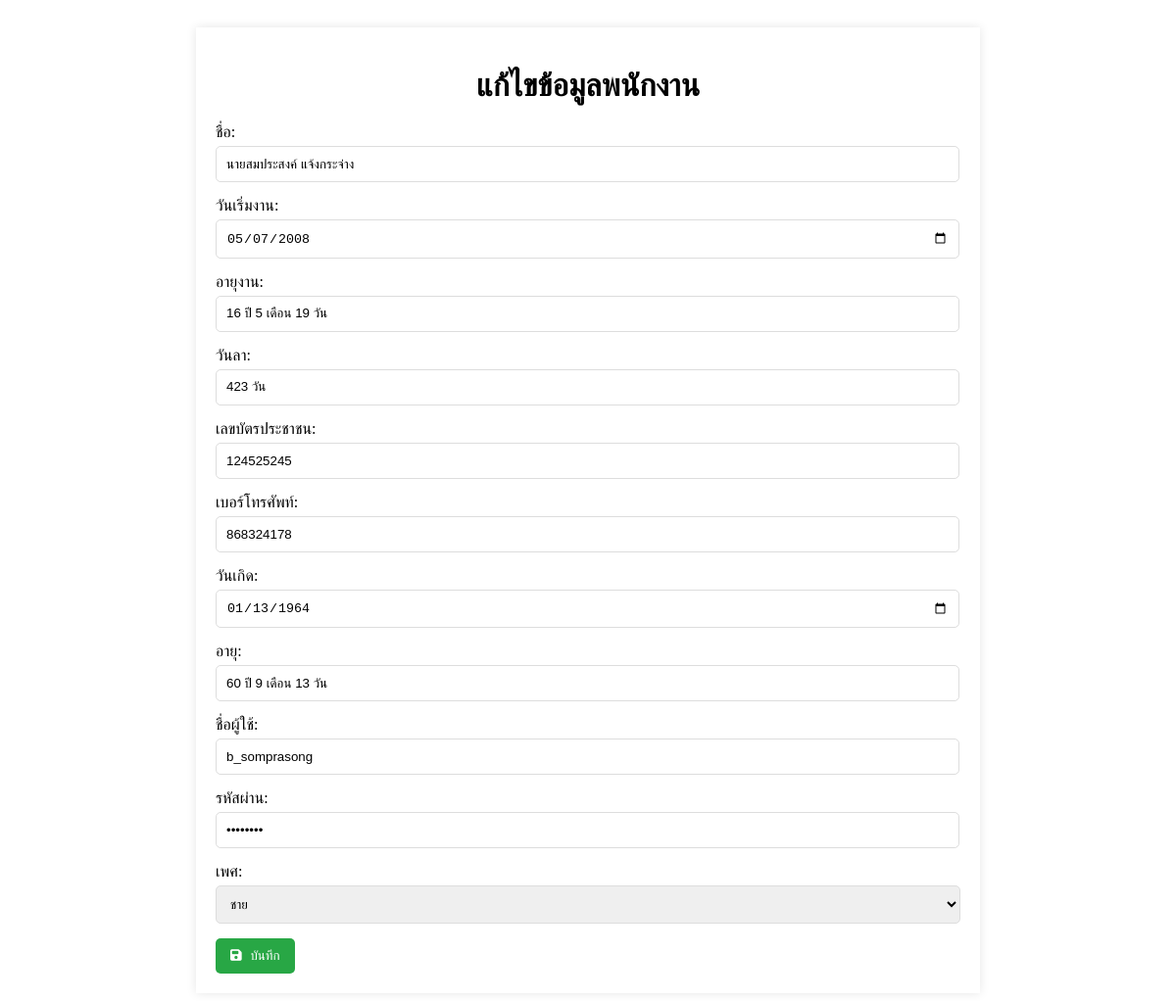
The page /backend/edit_pos2.php?id=5 on the database its author committed.
### tables this page shows
CREATE TABLE `tb_user` (
  `user_id` int(11) NOT NULL,
  `user_no` varchar(45) DEFAULT NULL,
  `user_name` varchar(255) DEFAULT NULL,
  `user_startDate` date DEFAULT NULL,
  `user_exp` varchar(50) DEFAULT NULL,
  `user_idNumber` int(11) DEFAULT NULL,
  `user_phoneNumber` varchar(11) DEFAULT NULL,
  `user_Date` date DEFAULT NULL,
  `user_age` varchar(255) DEFAULT NULL,
  `user_day` varchar(45) DEFAULT NULL,
  `user_username` varchar(45) DEFAULT NULL,
  `user_password` varchar(45) DEFAULT NULL,
  `user_gender` varchar(45) DEFAULT NULL,
  `position_id` int(11) NOT NULL
);

### backend/edit_pos2.php (the view, shortened to what this page needs)
<?php
$user_id = $_GET['id'];
$db = new class_conn();
$conn = $db->connect();
$sql = "SELECT * FROM tb_user WHERE user_id = ?";
$stmt = $conn->prepare($sql);
$stmt->bind_param("i", $user_id);
$stmt->execute();
$result = $stmt->get_result();
$user = $result->fetch_assoc();
?>
<!DOCTYPE html>
<html lang="en">
<head>
    <link rel="stylesheet" href="https://cdnjs.cloudflare.com/ajax/libs/font-awesome/6.1.1/css/all.min.css">
</head>
<body>
    <div class="container">
        <div class="main-content">
            <header>
                <h1>แก้ไขข้อมูลพนักงาน</h1>
                <form action="edit_pos2.php?id=<?php echo $user_id; ?>" method="post">
                    <div class="form-group">
                        <label for="user_name">ชื่อ:</label>
                        <input type="text" id="user_name" name="user_name" value="<?php echo htmlspecialchars($user['user_name']); ?>" required>
                    </div>
                    <div class="form-group">
                        <label for="user_startDate">วันเริ่มงาน:</label>
                        <input type="date" id="user_startDate" name="user_startDate" value="<?php echo $user['user_startDate']; ?>" required>
                    </div>
                    <div class="form-group">
                        <label for="user_exp">อายุงาน:</label>
                        <input type="text" id="user_exp" name="user_exp" value="<?php echo $user['user_exp']; ?>" readonly>
                    </div>
                    <div class="form-group">
                        <label for="user_leaveDays">วันลา:</label>
                        <input type="text" id="user_leaveDays" name="user_leaveDays" value="<?php echo $user['user_day']; ?>" readonly>
                    </div>
                    <div class="form-group">
                        <label for="user_idNumber">เลขบัตรประชาชน:</label>
                        <input type="text" id="user_idNumber" name="user_idNumber" value="<?php echo htmlspecialchars($user['user_idNumber']); ?>" required>
                    </div>
                    <div class="form-group">
                        <label for="user_phoneNumber">เบอร์โทรศัพท์:</label>
                        <input type="text" id="user_phoneNumber" name="user_phoneNumber" value="<?php echo htmlspecialchars($user['user_phoneNumber']); ?>" required>
                    </div>
                    <div class="form-group">
                        <label for="user_Date">วันเกิด:</label>
                        <input type="date" id="user_Date" name="user_Date" value="<?php echo $user['user_Date']; ?>" required>
                    </div>
                    <div class="form-group">
                        <label for="user_age">อายุ:</label>
                        <input type="text" id="user_age" name="user_age" value="<?php echo $user['user_age']; ?>" readonly>
                    </div>
                    <div class="form-group">
                        <label for="user_username">ชื่อผู้ใช้:</label>
                        <input type="text" id="user_username" name="user_username" value="<?php echo htmlspecialchars($user['user_username']); ?>" required>
                    </div>
                    <div class="form-group">
                        <label for="user_password">รหัสผ่าน:</label>
                        <input type="password" id="user_password" name="user_password" value="<?php echo htmlspecialchars($user['user_password']); ?>" required>
                    </div>
                    <div class="form-group">
                        <label for="user_gender">เพศ:</label>
                        <select id="user_gender" name="user_gender" required>
                            <option value="ชาย" <?php echo ($user['user_gender'] == "ชาย") ? "selected" : ""; ?>>ชาย</option>
                        </select>
                    </div>
                    <div>
                        <button type="submit" class="btn btn-save"><i class="fas fa-save"></i> บันทึก</button>
                    </div>
                </form>
            </header>
        </div>
    </div>
</body>
</html>

### backend/edit_pos2.php (style rules this page uses)
.container { max-width: 800px; margin: 0 auto; padding: 20px; }
.main-content { background: #fff; padding: 20px; box-shadow: 0 0 10px rgba(0, 0, 0, 0.1); }
header h1 { text-align: center; margin-bottom: 20px; }
.form-group { margin-bottom: 15px; }
.form-group label { display: block; margin-bottom: 5px; }
.form-group input, .form-group select { width: 97%; padding: 10px; border: 1px solid #ddd; border-radius: 5px; }
.form-group select { width: 100%; }
.btn { display: inline-block; padding: 10px 15px; color: #fff; background: #007bff; border: none; border-radius: 5px; text-decoration: none; cursor: pointer; }
.btn-save { background: #28a745; }
.btn i { margin-right: 5px; }

### rows shown on the page
tb_user: user_name "นายสมประสงค์ แจ้งกระจ่าง", user_startDate "05/07/2008", user_exp "16 ปี 5 เดือน 19 วัน", user_leaveDays "423 วัน", user_idNumber "124525245", user_phoneNumber "868324178", user_Date "01/13/1964", user_age "60 ปี 9 เดือน 13 วัน", user_username "b_somprasong", user_gender "ชาย"
